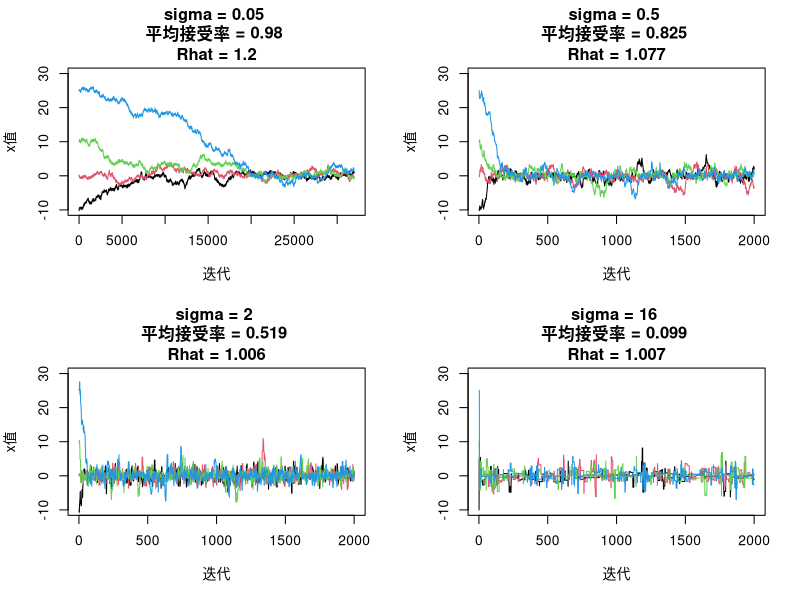
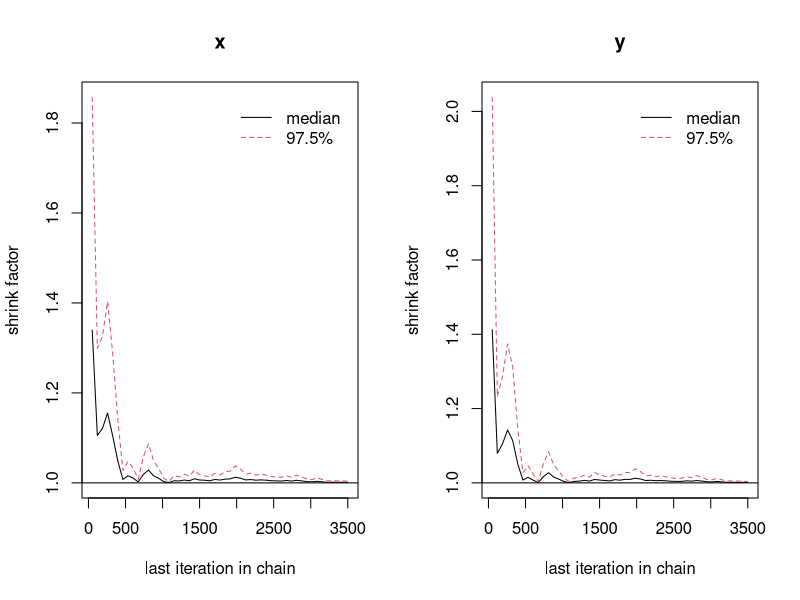
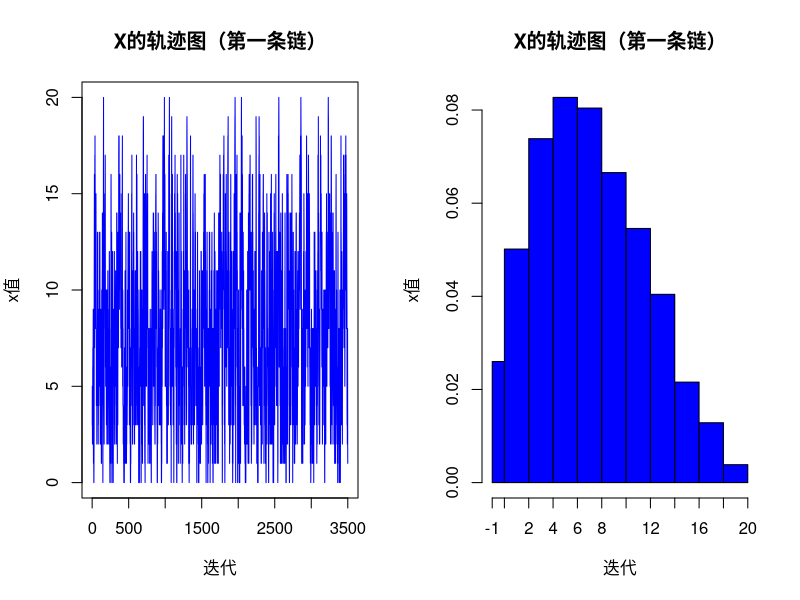
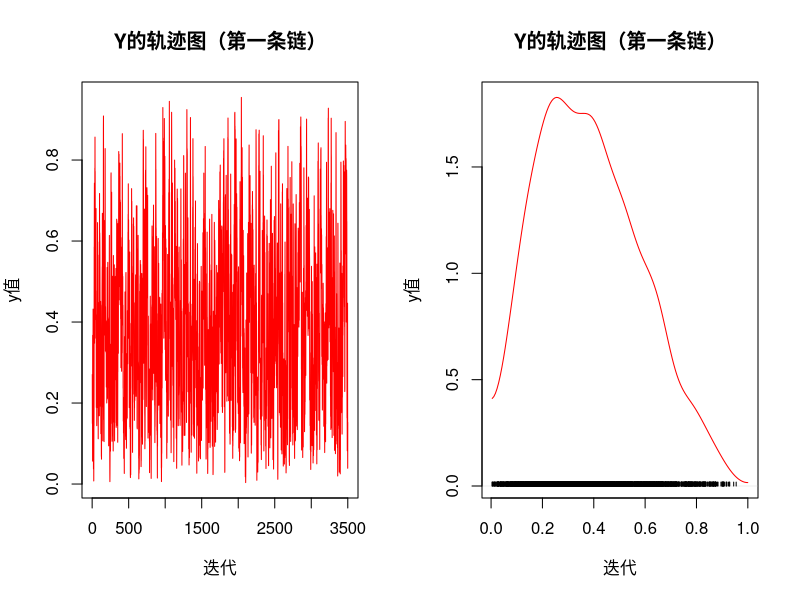

Reproduce these figures in R, in order.
## ---- chunk 1
knitr::opts_chunk$set(echo = TRUE,fig.width=7, fig.height=5, out.width="100%")
## ---- chunk 2
library(coda)
set.seed(123)

lap <- function(x) {
  0.5 * exp(-abs(x))
}


lap_m <- function(sigma, x0, N) {
  x <- numeric(N)
  x[1] <- x0
  u <- runif(N)
  k <- 0  
  
  for(i in 2:N) {
    y <- rnorm(1, x[i-1], sigma)

    alpha_accept <- lap(y) / lap(x[i-1])
    
    if(u[i] < alpha_accept) {
      x[i] <- y
    } else {
      x[i] <- x[i-1]
      k <- k + 1
    }
  }
  
  acceptance_rate <- 1 - k / (N-1)
  return(list(x = x, acceptance_rate = acceptance_rate))
}

run_until_converged <- function(sigma, x0_values, max_iter = 50000, target_rhat = 1.2) {
  n_chains <- length(x0_values)
  chains <- list()
  acceptance_rates <- numeric(n_chains)
  

  iter <- 2000
  for (j in 1:n_chains) {
    result <- lap_m(sigma, x0_values[j], iter)
    chains[[j]] <- result$x
    acceptance_rates[j] <- result$acceptance_rate
  }
  
  mcmc_chains <- lapply(chains, function(chain) mcmc(chain))
  mcmc_list <- mcmc.list(mcmc_chains)
  rhat <- gelman.diag(mcmc_list)$psrf[1]
  

  while (rhat > target_rhat && iter < max_iter) {
    iter <- iter + 1000
    for (j in 1:n_chains) {

      new_result <- lap_m(sigma, tail(chains[[j]], 1), 1000)
      chains[[j]] <- c(chains[[j]], new_result$x[-1])  # 去掉重复的第一个值
      acceptance_rates[j] <- (acceptance_rates[j] * (iter-1000) + 
                              new_result$acceptance_rate * 1000) / iter
    }
    
    mcmc_chains <- lapply(chains, function(chain) mcmc(chain))
    mcmc_list <- mcmc.list(mcmc_chains)
    rhat <- gelman.diag(mcmc_list)$psrf[1]

  }
  
  return(list(
    chains = chains,
    acceptance_rates = acceptance_rates,
    final_iter = iter,
    rhat = rhat
  ))
}

# 主程序
set.seed(123)
N <- 10000
sigma <- c(0.05, 0.5, 2, 16)
x0_values <- c(-10, 0, 10, 25)

results <- list()

for(i in 1:length(sigma)) {
  result <- run_until_converged(sigma[i], x0_values)
  results[[as.character(sigma[i])]] <- result
}

par(mfrow = c(2, 2))


for(i in 1:length(sigma)) {
  sigma_val <- sigma[i]
  result <- results[[as.character(sigma_val)]]
  
  plot(result$chains[[1]], type = "l", 
       main = paste("sigma =", sigma_val, 
                   "\n平均接受率 =", round(mean(result$acceptance_rates), 3),
                   "\nRhat =", round(result$rhat, 3)),
       xlab = "迭代", ylab = "x值",
       ylim = c(-10, 30))
  

  for(j in 2:length(result$chains)) {
    lines(result$chains[[j]], col = j)
  }
}

## ---- chunk 3

summary_table <- data.frame(
  sigma = sigma,
  avg_acceptance_rate = sapply(sigma, function(s) mean(results[[as.character(s)]]$acceptance_rates)),
  final_iterations = sapply(sigma, function(s) results[[as.character(s)]]$final_iter),
  final_rhat = sapply(sigma, function(s) results[[as.character(s)]]$rhat)
)

knitr::kable(summary_table)

## ---- chunk 4

set.seed(123)
library(coda)


a <- 2
b <- 3
n <- 20
nc <- 4 
max_iter <- 50000 
min_iter <- 5000   
burn_ratio <- 0.3 

# 收敛监控函数
monitor_convergence <- function() {
  cl <- list()  # 链列表
  
  for(cid in 1:nc) {

    sm <- matrix(NA, nrow = max_iter, ncol = 2)
    colnames(sm) <- c("x", "y")
    

    x_cur <- sample(0:n, 1)
    y_cur <- runif(1)

    for(i in 1:max_iter) {
      x_cur <- rbinom(1, n, y_cur)
      y_cur <- rbeta(1, x_cur + a, n - x_cur + b)
      sm[i, ] <- c(x_cur, y_cur)
    }
    cl[[cid]] <- mcmc(sm)
  }
  
  # 合并链
  cc <- mcmc.list(cl)
  return(cc)
}


iter <- min_iter
converged <- FALSE
final_chains <- NULL

while(!converged) {

  
  # 运行采样
  chains <- monitor_convergence()
  
  # 计算燃烧期后样本
  burn_in <- floor(iter * burn_ratio)
  chains_burned <- mcmc.list(
    lapply(chains, function(x) mcmc(x[(burn_in+1):iter, ]))
  )
  
  # 计算R_hat
  gd <- gelman.diag(chains_burned, multivariate = FALSE)
  r_hat <- gd$psrf[, 1]
  # 
  # cat("当前R_hat值 - x:", round(r_hat[1], 4), "y:", round(r_hat[2], 4), "\n")
  
  if(all(r_hat < 1.2)) {
    converged <- TRUE
    final_chains <- chains_burned
    cat("最终R_hat值 - x:", round(r_hat[1], 4), "y:", round(r_hat[2], 4), "\n")
  } 
  else {
    iter <- iter * 2
    if(iter > max_iter) {
      iter <- max_iter
      final_chains <- chains_burned
    }
  }
}

final_gd <- gelman.diag(final_chains)
# print(final_gd)

par(mfrow = c(1, 2))
# 绘制收敛图
gelman.plot(final_chains)
## ---- chunk 5

# 提取合并样本
all_samps <- do.call(rbind, final_chains)
x_samps <- all_samps[, "x"]
y_samps <- all_samps[, "y"]


df <- data.frame(x = x_samps, y = y_samps)
chain1_x <- final_chains[[1]][, "x"]
plot(chain1_x, type = "l", col = "blue", 
     main = "X的轨迹图（第一条链）", xlab = "迭代", ylab = "x值")

# 6. Y的轨迹图（第一条链）
chain1_y <- final_chains[[1]][, "y"]
plot(chain1_y, type = "l", col = "red", 
     main = "Y的轨迹图（第一条链）", xlab = "迭代", ylab = "y值")
## ---- chunk 6
set.seed(12345)

model <-function(N,b1,b2,b3,f0){
  X1 <- rpois(N, 1)    
  X2 <- rexp(N, 1)             
  X3 <- rbinom(N, 1,0.5)
  
  g <- function(alpha) {

    tmp <- alpha + b1 * X1 + b2 * X2 + b3 * X3
    p <- 1 / (1 + exp(tmp))
    
    mean(p) - f0
  }
  alpha <- uniroot(g,c(-20,20))$root
  return (alpha)
  
}



N <- 10^6
b1 <- 1
b2 <- 1
b3 <- -1
f0_values <- c(0.1, 0.01, 0.001, 0.0001)

results <- data.frame(
  f0 = f0_values,
  alpha1 = numeric(length(f0_values))
  
)

for (i in seq_along(f0_values)) {

  alpha_result <- model(N, b1, b2, b3, f0_values[i])
  results$alpha1[i] <- alpha_result
}
knitr::kable(t(results))

